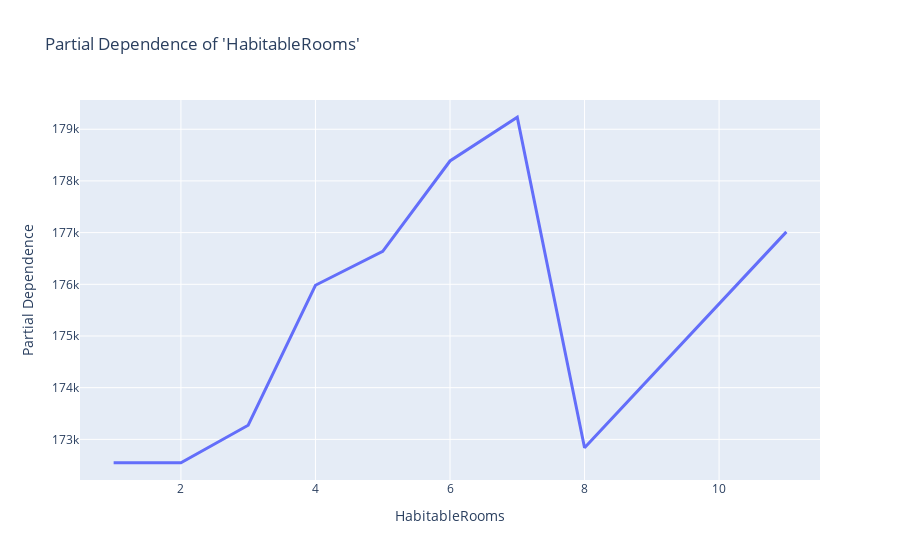

The notebook cell saved with this chart:
### Markdown cell above
<img src="https://github.com/BlockchainClimateInstitute/microservice_price/tree/develop/reports/figures/pd_hr.png" height="120" >

### Code cell
graph_partial_dependence(price_microservice_pipeline, X_holdout, feature='HabitableRooms')

### Figure 1 — Plotly figure (JSON) as saved in the notebook; plotly's stock layout.template omitted (floating-point values rounded to 4 significant figures)
{"data": [{"line": {"width": 3}, "name": "Partial Dependence", "type": "scatter", "x": [1, 2, 3, 4, 5, 6, 7, 8, 11, null, null, null, null, null, null, null, null, null, null, null, null, null], "y": [172500.0, 172500.0, 173300.0, 176000.0, 176600.0, 178400.0, 179200.0, 172800.0, 177000.0, 177200.0, 177200.0, 177200.0, 177200.0, 177200.0, 177200.0, 177200.0, 177200.0, 177200.0, 177200.0, 177200.0, 177200.0, 177200.0]}], "layout": {"title": {"text": "Partial Dependence of 'HabitableRooms'"}, "xaxis": {"range": [0.5, 11.5], "title": {"text": "HabitableRooms"}}, "yaxis": {"range": [172200.0, 179600.0], "title": {"text": "Partial Dependence"}}}}
